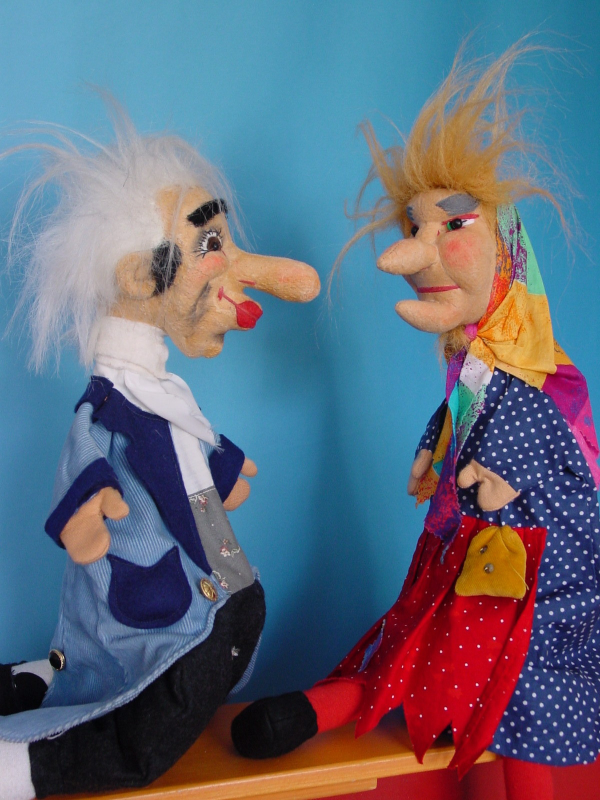
#> input picture _originale/galerie/galerie-01.jpg, 1200 x 1600 px (shown at 1/2 size)
$ python optimize-images.py
#> lines starting #> are read from the running program, lines starting #| are printed output that depends on the picture
#!/usr/bin/env python3
"""
Bild-Optimierung & Galerie-Manifest für Luxis Puppentheater.

Was es tut:
  - liest die unveränderten Originale aus  _originale/galerie  und  _originale/bilder
  - erzeugt daraus web-optimierte Varianten in  assets/galerie  und  assets/bilder
    (je eine kleine "thumb"- und eine große Version, jeweils als WebP UND JPEG)
  - schreibt  galerie.json  (das Manifest, das die Galerie/den Slider auf der
    Website füllt) und übernimmt vorhandene Alt-Texte/Hero-Flags.

Wann ausführen:  immer wenn ein Bild dazukommt oder sich ändert.
  1. Neues Original (groß, unbearbeitet) nach  _originale/galerie/  legen,
     z. B.  galerie-17.jpg
  2.  python tools/optimize-images.py   ausführen
  3. Änderungen committen/pushen – fertig.

Voraussetzung:  Python 3 + Pillow  (pip install Pillow)
"""

import json
import os
from PIL import Image, ImageOps

# --- Konfiguration -----------------------------------------------------------
ROOT = os.path.dirname(os.path.dirname(os.path.abspath(__file__)))
THUMB_MAX = 600      # längste Kante der Galerie-Vorschau (px)
FULL_MAX = 1400      # längste Kante der großen Version (Lightbox/Hero) (px)
BILDER_MAX = 1100    # längste Kante der Inhaltsbilder (Über mich, Anlässe) (px)
JPEG_Q = 82
WEBP_Q = 80

# Kuratierte Alt-Texte (Barrierefreiheit) und Hero-Slider-Auswahl.
# Wird nur als Startwert genutzt: ein bereits in galerie.json vorhandener
# Alt-Text hat Vorrang und wird beim erneuten Lauf NICHT überschrieben.
CURATED = {
    "galerie-01.jpg": ("Zwei Charakterpuppen – ein alter Mann mit weißem Haar und eine Hexe mit buntem Kopftuch.", True),
    "galerie-02.jpg": ("Der alte Mann und die wild gelockte Hexe im Gespräch.", False),
    "galerie-03.jpg": ("Engelsfigur in weißem Gewand mit ausgebreiteten Armen.", False),
    "galerie-04.jpg": ("Ein weißes Gespenst und ein Mann in brauner Kleidung.", False),
    "galerie-05.jpg": ("Weiße Märchenfigur mit Spitzhut.", False),
    "galerie-06.jpg": ("Mädchenpuppe im weißen Kleid vor herbstlicher Bühnenkulisse.", False),
    "galerie-07.jpg": ("Der alte Mann und die Hexe stehen sich gegenüber.", False),
    "galerie-08.jpg": ("Zwei Handpuppen – ein Kapitän mit Mütze und ein Mann mit Hut.", False),
    "galerie-09.jpg": ("Freundliche Hexe mit lila Spitzhut und buntem Flickenkleid.", True),
    "galerie-10.jpg": ("Prinzessin mit grünem Spitzhut und lila Kleid.", True),
    "galerie-11.jpg": ("Zauberer mit schwarzem Spitzhut und rotem Umhang.", True),
    "galerie-12.jpg": ("Zauberer mit Zauberstab und leuchtender Kristallkugel.", True),
    "galerie-13.jpg": ("Prinzessin und Kasperle mit einer lachenden Blume.", True),
    "galerie-14.jpg": ("Kasperle-Junge in roter Kleidung.", False),
    "galerie-15.jpg": ("Ein Mädchen im roten Kleid und eine Großmutter.", False),
    "galerie-16.jpg": ("Puppe im Trachtenkleid auf der Theaterbühne.", False),
}
GENERIC_ALT = "Foto aus dem Repertoire von Luxis Puppentheater."


def load(path):
#> called with path = '_originale/galerie/galerie-01.jpg'
    im = Image.open(path)
#> im is the input picture: PIL image 1200x1600 RGB; mean R, G, B 96.1, 106.4, 123.8
    im = ImageOps.exif_transpose(im)          # Drehung aus EXIF anwenden
    return im.convert("RGB")


def save_variants(im, out_base, max_edge):
    """Speichert <out_base>.webp und <out_base>.jpg, auf max_edge skaliert."""
#> called with out_base = 'assets/galerie/galerie-01', max_edge = 1400
    v = im.copy()
    v.thumbnail((max_edge, max_edge), Image.LANCZOS)
    v.save(out_base + ".webp", "WEBP", quality=WEBP_Q, method=6)
    v.save(out_base + ".jpg", "JPEG", quality=JPEG_Q, optimize=True, progressive=True)
    return v.size


def existing_manifest():
    path = os.path.join(ROOT, "galerie.json")
    if not os.path.exists(path):
        return {}
    with open(path, encoding="utf-8") as f:
        return {e["id"]: e for e in json.load(f)}


def main():
    prev = existing_manifest()

    # --- Galerie ---
    src_dir = os.path.join(ROOT, "_originale", "galerie")
    out_dir = os.path.join(ROOT, "assets", "galerie")
    os.makedirs(out_dir, exist_ok=True)
    manifest = []
    for fn in sorted(f for f in os.listdir(src_dir) if f.lower().endswith((".jpg", ".jpeg", ".png"))):
        stem = os.path.splitext(fn)[0]
        im = load(os.path.join(src_dir, fn))
        w, h = save_variants(im, os.path.join(out_dir, stem), FULL_MAX)
        save_variants(im, os.path.join(out_dir, stem + "-thumb"), THUMB_MAX)
#> call 2 of save_variants, with out_base = 'assets/galerie/galerie-01-thumb', max_edge = 600
#> in save_variants (call 2), `v.thumbnail((max_edge, max_edge), Image.LANCZOS)`:
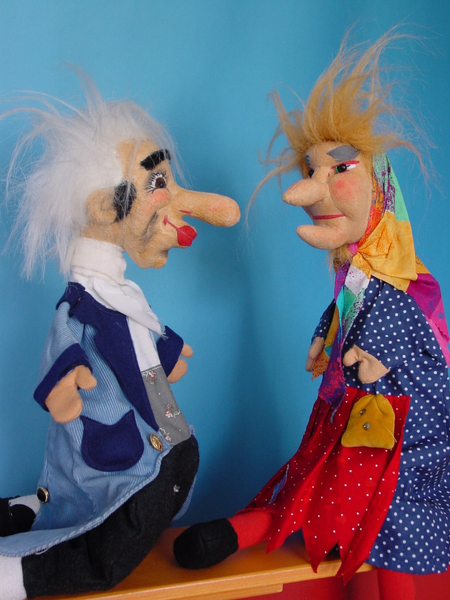
#> v: PIL image 450x600 RGB; mean R, G, B 96.1, 106.4, 123.8

        curated_alt, curated_hero = CURATED.get(fn, (GENERIC_ALT, False))
        prev_entry = prev.get(stem, {})
        manifest.append({
            "id": stem,
            "full": f"assets/galerie/{stem}",          # ohne Endung; .webp/.jpg ergänzt das Frontend
            "thumb": f"assets/galerie/{stem}-thumb",
            "alt": prev_entry.get("alt", curated_alt),  # vorhandener Alt-Text gewinnt
            "hero": prev_entry.get("hero", curated_hero),
            "w": w, "h": h,
        })
        print(f"  galerie  {fn:18} -> {w}x{h}")
#|   galerie  galerie-01.jpg     -> 1050x1400
#> pass 2 of the loop in main, `for fn in sorted(f for f in os.listdir(src_dir) if f.lower().endswith(..`:
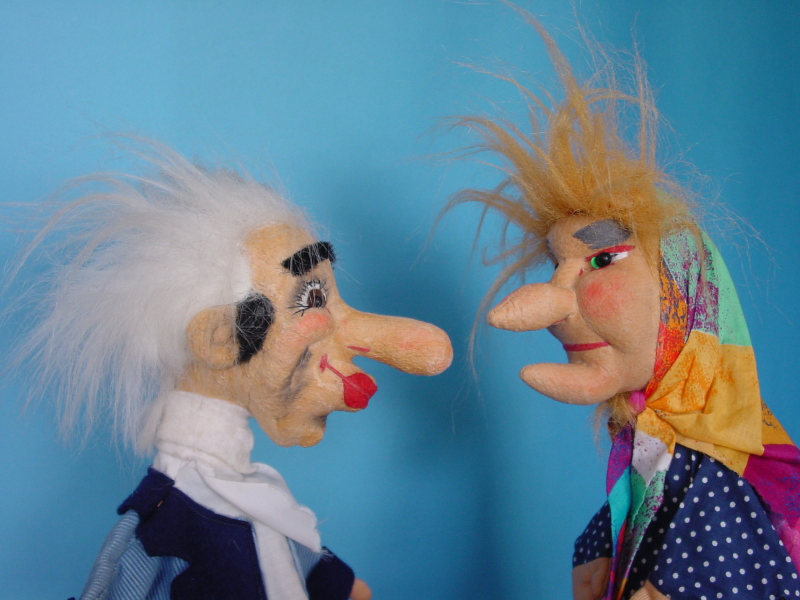
#> input picture _originale/galerie/galerie-02.jpg, 1600 x 1200 px (shown at 1/2 size)
#> in load, im is the input picture: PIL image 1600x1200 RGB; mean R, G, B 99.6, 129.7, 146.8
#> v: PIL image 1400x1050 RGB
#> in save_variants (call 4), `v.thumbnail((max_edge, max_edge), Image.LANCZOS)`:
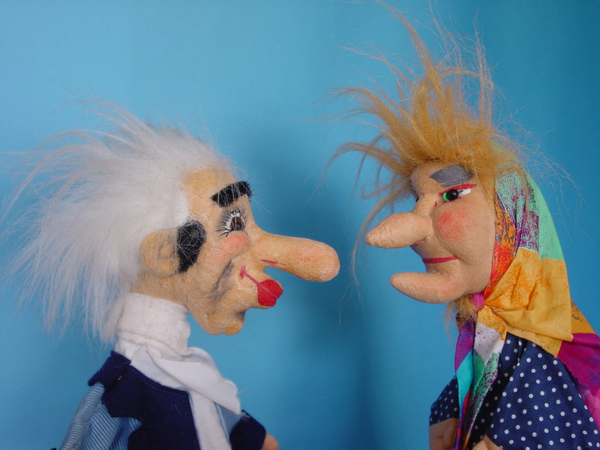
#> v: PIL image 600x450 RGB; mean R, G, B 99.6, 129.7, 146.8
#|   galerie  galerie-02.jpg     -> 1400x1050
#> pass 3 of the loop in main, `for fn in sorted(f for f in os.listdir(src_dir) if f.lower().endswith(..`:
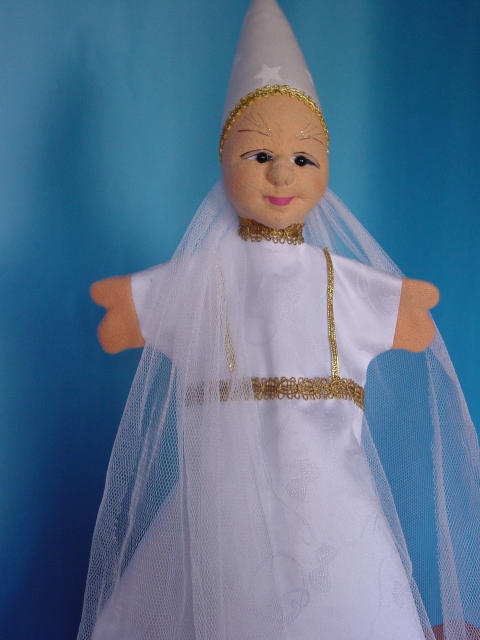
#> input picture _originale/galerie/galerie-03.jpg, 960 x 1280 px (shown at 1/2 size)
#> in load, im is the input picture: PIL image 960x1280 RGB; mean R, G, B 90.1, 115.5, 142.8
#> in save_variants (call 6), `v.thumbnail((max_edge, max_edge), Image.LANCZOS)`:
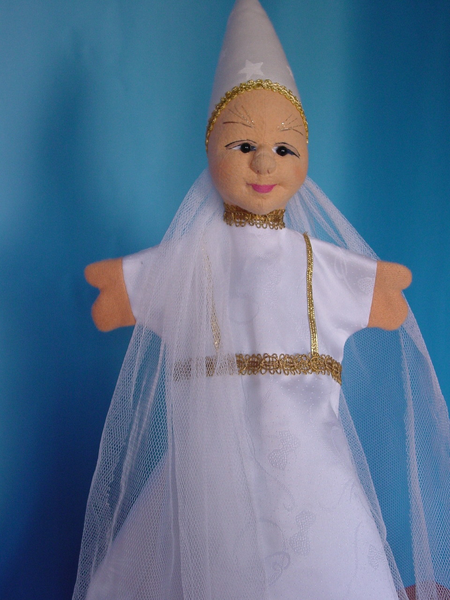
#> v: PIL image 450x600 RGB; mean R, G, B 90.1, 115.5, 142.8
#|   galerie  galerie-03.jpg     -> 960x1280
#> the loop made 6 passes; the first 3 are shown

    with open(os.path.join(ROOT, "galerie.json"), "w", encoding="utf-8") as f:
        json.dump(manifest, f, ensure_ascii=False, indent=2)
    print(f"galerie.json: {len(manifest)} Einträge")

    # --- Inhaltsbilder (Über mich, Anlässe) ---
    src_dir = os.path.join(ROOT, "_originale", "bilder")
    out_dir = os.path.join(ROOT, "assets", "bilder")
    os.makedirs(out_dir, exist_ok=True)
#> (the run stopped early here; a loop or call above may not have finished)
